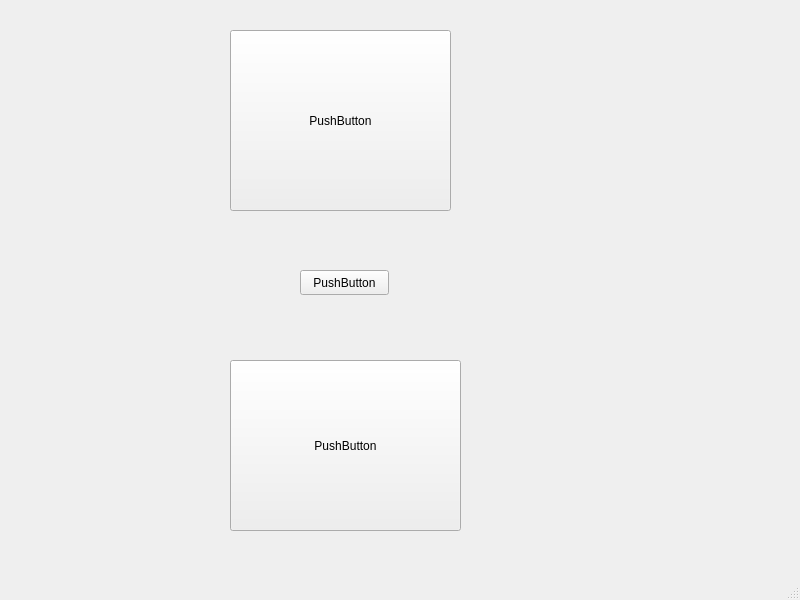
<?xml version="1.0" encoding="UTF-8"?>
<ui version="4.0">
 <class>MainWindow</class>
 <widget class="QMainWindow" name="MainWindow">
  <property name="geometry">
   <rect>
    <x>0</x>
    <y>0</y>
    <width>800</width>
    <height>600</height>
   </rect>
  </property>
  <property name="windowTitle">
   <string>MainWindow</string>
  </property>
  <widget class="QWidget" name="centralwidget">
   <widget class="QPushButton" name="pushButton">
    <property name="geometry">
     <rect>
      <x>300</x>
      <y>270</y>
      <width>89</width>
      <height>25</height>
     </rect>
    </property>
    <property name="text">
     <string>PushButton</string>
    </property>
   </widget>
   <widget class="QPushButton" name="card1">
    <property name="geometry">
     <rect>
      <x>230</x>
      <y>30</y>
      <width>221</width>
      <height>181</height>
     </rect>
    </property>
    <property name="text">
     <string>PushButton</string>
    </property>
   </widget>
   <widget class="QPushButton" name="card2">
    <property name="geometry">
     <rect>
      <x>230</x>
      <y>360</y>
      <width>231</width>
      <height>171</height>
     </rect>
    </property>
    <property name="text">
     <string>PushButton</string>
    </property>
   </widget>
  </widget>
  <widget class="QMenuBar" name="menubar">
   <property name="geometry">
    <rect>
     <x>0</x>
     <y>0</y>
     <width>800</width>
     <height>22</height>
    </rect>
   </property>
  </widget>
  <widget class="QStatusBar" name="statusbar"/>
 </widget>
 <resources/>
 <connections/>
</ui>
